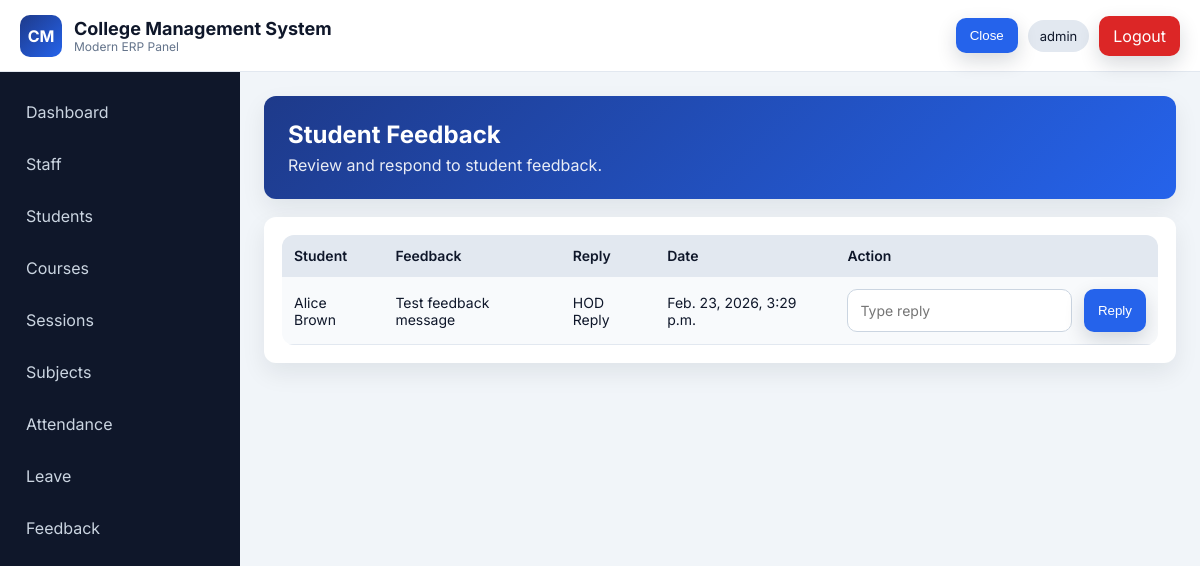
The page /hod/student/feedback/ (signed in) on the database its author committed.
### student_management_app/models.py (models this page shows, shortened)
class CustomUser(AbstractUser):
    USER_TYPE_CHOICES = (
        ("HOD", "HOD"),
        ("STAFF", "STAFF"),
        ("STUDENT", "STUDENT"),
    )
    user_type = models.CharField(max_length=10, choices=USER_TYPE_CHOICES, default="HOD")

class FeedBackStudent(models.Model):
    student_id = models.ForeignKey(Students, on_delete=models.CASCADE)
    feedback = models.TextField()
    feedback_reply = models.TextField(blank=True, default="")
    created_at = models.DateTimeField(auto_now_add=True)
    updated_at = models.DateTimeField(auto_now=True)

class Students(models.Model):
    GENDER_CHOICES = (
        ("Male", "Male"),
        ("Female", "Female"),
    )
    admin = models.OneToOneField(CustomUser, on_delete=models.CASCADE)
    address = models.TextField(blank=True)
    gender = models.CharField(max_length=10, choices=GENDER_CHOICES, blank=True)
    course_id = models.ForeignKey(Courses, on_delete=models.DO_NOTHING)
    session_year_id = models.ForeignKey(SessionYearModel, on_delete=models.CASCADE)
    created_at = models.DateTimeField(auto_now_add=True)
    updated_at = models.DateTimeField(auto_now=True)

### student_management_app/HodViews.py (the view)
# urls.py: path("hod/student/feedback/", HodViews.hod_student_feedback_list, name="hod_student_feedback_list"),
@hod_required
def hod_student_feedback_list(request):
    feedback_data = FeedBackStudent.objects.select_related("student_id__admin").order_by("-created_at")
    return render(request, "hod_template/student_feedback_template.html", {"feedback_data": feedback_data})

### student_management_app/role_helpers.py (called while the page is built)
def dashboard_name_for_user(user):
    role = (getattr(user, "user_type", "") or "").strip().upper()
    dashboard_name = ROLE_DASHBOARD_MAP.get(role)
    if dashboard_name:
        return dashboard_name
    if getattr(user, "is_superuser", False):
        return "hod_dashboard"
    return None

def role_required(expected_dashboard_name):
    def decorator(view_func):
        @wraps(view_func)
        def _wrapped(request, *args, **kwargs):
            if not request.user.is_authenticated:
                return redirect("login_page")
            if dashboard_name_for_user(request.user) != expected_dashboard_name:
                return redirect("login_page")
            return view_func(request, *args, **kwargs)
        return _wrapped
    return decorator

### student_management_app/templates/hod_template/student_feedback_template.html (shortened to what this page needs)
{% extends 'base.html' %}
{% block content %}
<div class="page-header"><h2>Student Feedback</h2><p>Review and respond to student feedback.</p></div>
<div class="card table-wrap">
<table class="erp-table"><tr><th>Student</th><th>Feedback</th><th>Reply</th><th>Date</th><th>Action</th></tr>
{% for row in feedback_data %}
<tr>
<td>{{ row.student_id.admin.get_full_name|default:row.student_id.admin.username }}</td>
<td>{{ row.feedback }}</td>
<td>{% if row.feedback_reply %}{{ row.feedback_reply }}{% else %}<span class="badge badge-pending">Pending reply</span>{% endif %}</td>
<td>{{ row.created_at }}</td>
<td><form method="post" action="{% url 'hod_student_feedback_reply' %}" class="form-grid" style="grid-template-columns:1fr auto;">{% csrf_token %}<input type="hidden" name="feedback_id" value="{{ row.id }}"><input type="text" name="reply_text" placeholder="Type reply" required><button class="btn btn-primary" type="submit">Reply</button></form></td>
</tr>
{% empty %}<tr><td colspan="5">No student feedback found.</td></tr>{% endfor %}
</table>
</div>
{% endblock %}

### templates/base.html (shortened to what this page needs)
{% load static %}
<!DOCTYPE html>
<html lang="en">
<head>
    <link rel="stylesheet" href="{% static 'css/style.css' %}">
</head>
<body>
    {% if request.user.is_authenticated %}
    <header class="topbar">
        <div class="topbar-left">
            <div class="logo">CM</div>
            <div>
                <h1>College Management System</h1>
                <p>Modern ERP Panel</p>
            </div>
        </div>
        <div class="topbar-right">
            <button class="menu-toggle btn btn-primary" id="menuToggle" type="button" aria-controls="sidebar" aria-expanded="false">Menu</button>
            <span class="user-chip">{{ request.user.get_full_name|default:request.user.username }}</span>
            <a class="btn btn-danger" href="{% url 'logout_user' %}">Logout</a>
        </div>
    </header>
    <aside class="sidebar" id="sidebar">
        <nav>
            {% if request.user.user_type == 'HOD' or request.user.is_superuser %}
                <a class="sidebar-link" href="{% url 'hod_dashboard' %}">Dashboard</a>
                <a class="sidebar-link" href="{% url 'list_staff' %}">Staff</a>
                <a class="sidebar-link" href="{% url 'hod_list_students' %}">Students</a>
                <a class="sidebar-link" href="{% url 'hod_list_courses' %}">Courses</a>
                <a class="sidebar-link" href="{% url 'hod_list_sessions' %}">Sessions</a>
                <a class="sidebar-link" href="{% url 'hod_list_subjects' %}">Subjects</a>
                <a class="sidebar-link" href="{% url 'admin_view_attendance' %}">Attendance</a>
                <a class="sidebar-link" href="{% url 'admin_student_leave_view' %}">Leave</a>
                <a class="sidebar-link" href="{% url 'hod_student_feedback_list' %}">Feedback</a>
            {% endif %}
        </nav>
    </aside>
    {% endif %}
    <main class="{% if request.user.is_authenticated %}main-content{% else %}auth-wrapper{% endif %} fade-in">
        {% block content %}{% endblock %}
    </main>
</body>
</html>

### static/css/style.css (style rules this page uses)
:root { --primary: #1E3A8A; --secondary: #2563EB; --accent: #F59E0B; --sidebar: #0F172A; --bg: #F1F5F9; --card: #FFFFFF; --text: #0F172A; --muted: #64748B; --success: #16A34A; --danger: #DC2626; --warning: #F59E0B; --radius: 12px; --shadow: 0 10px 25px rgba(15, 23, 42, 0.08); }
* { box-sizing: border-box; }
body { margin: 0; font-family: 'Inter', sans-serif; color: var(--text); background: var(--bg); }
.topbar { position: fixed; top: 0; left: 0; right: 0; height: 72px; background: var(--card); border-bottom: 1px solid #e2e8f0; display: flex; align-items: center; justify-content: space-between; padding: 0 20px; z-index: 1000; }
.topbar-left { display: flex; gap: 12px; align-items: center; }
.logo { width: 42px; height: 42px; border-radius: 10px; background: linear-gradient(135deg, var(--primary), var(--secondary)); color: #fff; display: grid; place-items: center; font-weight: 700; }
.topbar h1 { margin: 0; font-size: 18px; }
.topbar p { margin: 0; color: var(--muted); font-size: 12px; }
.topbar-right { display: flex; gap: 10px; align-items: center; }
.user-chip { padding: 8px 12px; border-radius: 999px; background: #e2e8f0; font-size: 13px; }
.menu-toggle { display: inline-block; }
.sidebar { position: fixed; top: 72px; left: 0; width: 240px; bottom: 0; background: var(--sidebar); padding: 18px 12px; transition: transform 0.3s ease; overflow-y: auto; }
.sidebar nav { display: flex; flex-direction: column; gap: 8px; }
.sidebar-link { color: #cbd5e1; text-decoration: none; padding: 12px 14px; border-radius: 10px; transition: all 0.3s ease; }
.main-content { margin-top: 72px; margin-left: 240px; padding: 24px; }
.page-header { background: linear-gradient(135deg, var(--primary), var(--secondary)); color: #fff; border-radius: var(--radius); padding: 24px; box-shadow: var(--shadow); margin-bottom: 18px; }
.page-header h2 { margin: 0 0 6px; }
.page-header p { margin: 0; opacity: 0.9; }
.card { background: var(--card); border-radius: var(--radius); box-shadow: var(--shadow); padding: 18px; margin-bottom: 16px; }
.form-grid { display: grid; gap: 12px; }
input, select, textarea { width: 100%; padding: 12px 12px; border: 1px solid #cbd5e1; border-radius: 10px; background: #fff; font: inherit; transition: all 0.3s ease; }
.btn { position: relative; overflow: hidden; display: inline-flex; align-items: center; justify-content: center; gap: 6px; border: 0; text-decoration: none; color: #fff; padding: 10px 14px; border-radius: 10px; cursor: pointer; transition: all 0.3s ease; box-shadow: 0 8px 20px rgba(15, 23, 42, 0.16); }
.btn-primary { background: var(--secondary); }
.btn-danger { background: var(--danger); }
.table-wrap { overflow-x: auto; }
.erp-table { width: 100%; border-collapse: collapse; background: #fff; border-radius: var(--radius); overflow: hidden; }
.erp-table th, .erp-table td { border-bottom: 1px solid #e2e8f0; padding: 12px; text-align: left; font-size: 14px; }
.erp-table th { background: #e2e8f0; font-weight: 600; }
.erp-table tbody tr:nth-child(even) { background: #f8fafc; }
.fade-in { animation: fadeIn 0.4s ease; }

### rows shown on the page
CustomUser: user.get_full_name "admin"
FeedBackStudent: student_id.admin.get_full_name "Alice Brown", feedback "Test feedback message", feedback_reply "HOD Reply", created_at "Feb. 23, 2026, 3:29 p.m."
